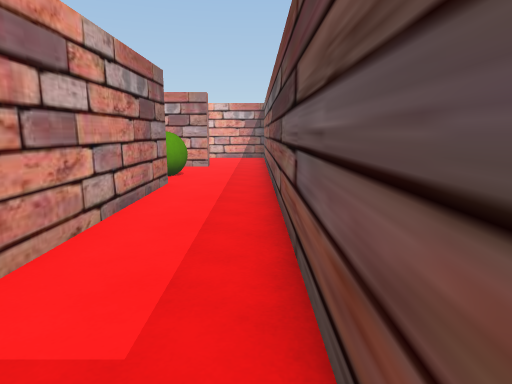
View 1 (above)

24 first-person views from a walk through a Unity game level. The camera is 1.3 m above the floor, tilts 10° down and sees 75° across. The floor is counted in squares, 0.95 m on a side. Each view is taken from the middle of a square. On the plan, view 1 faces up. The plan holds only what a view shows up to about 15 squares ahead; the rest is blank. The place goes on beyond the plan. The player is left out.

View 2
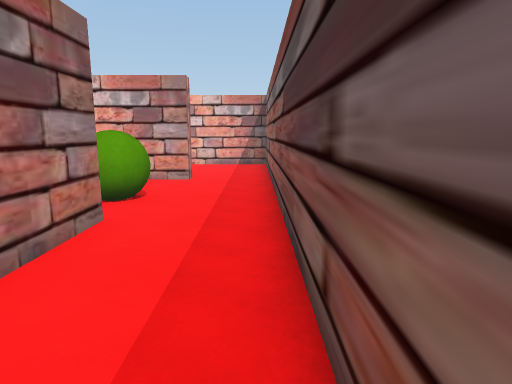

View 3
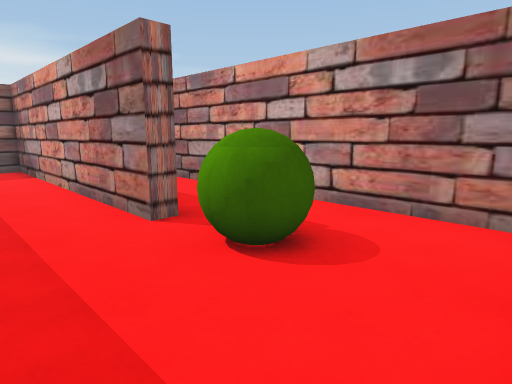

View 4
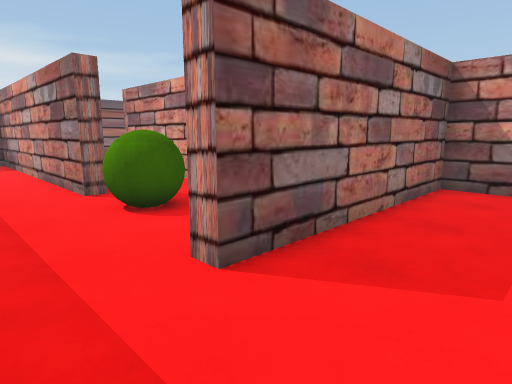

View 5
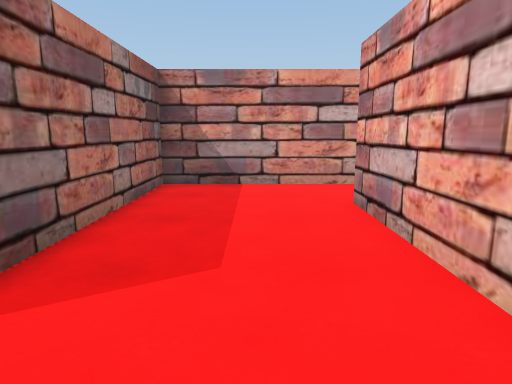

View 6
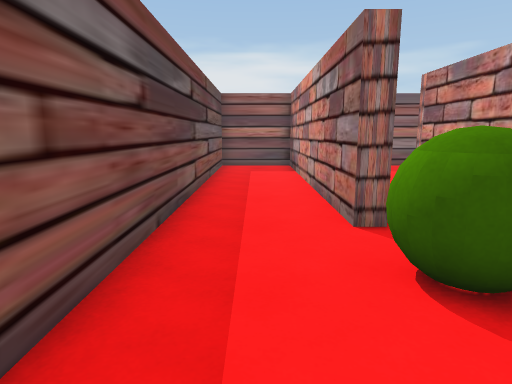

View 7
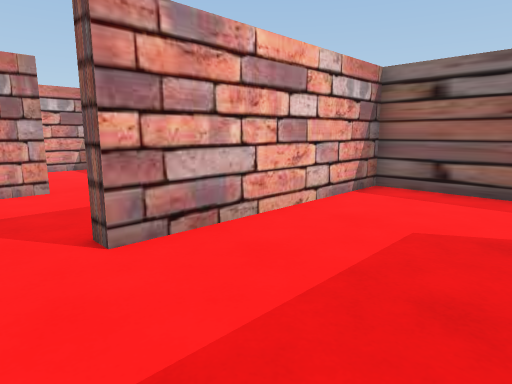

View 8
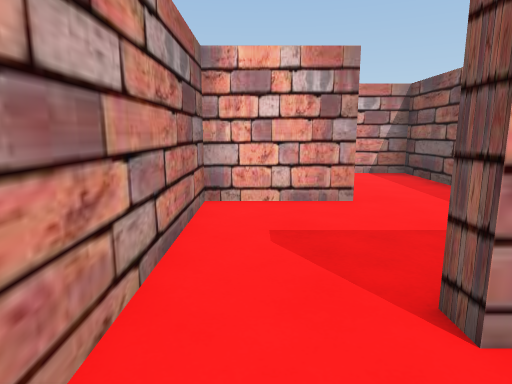

View 9
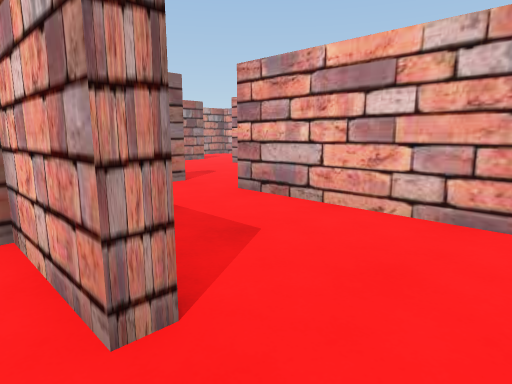

View 10
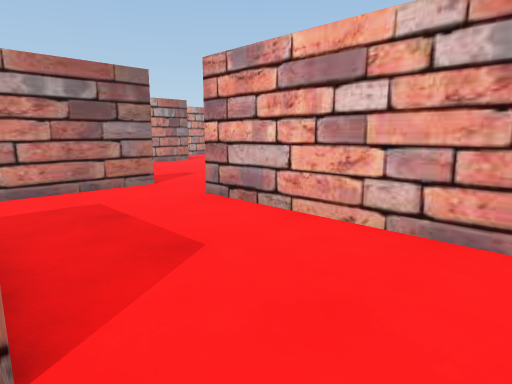

View 11
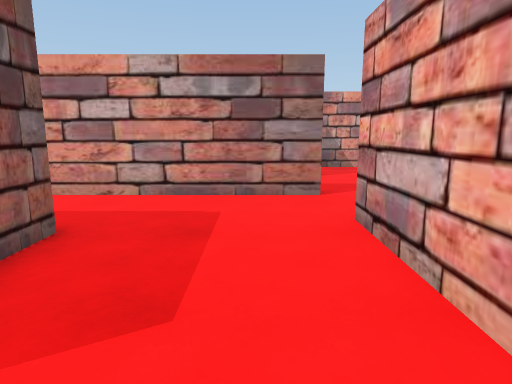

View 12
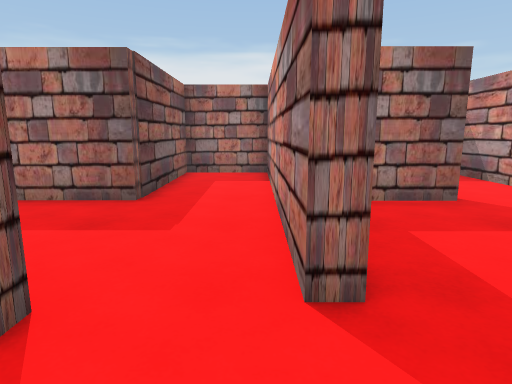

View 13
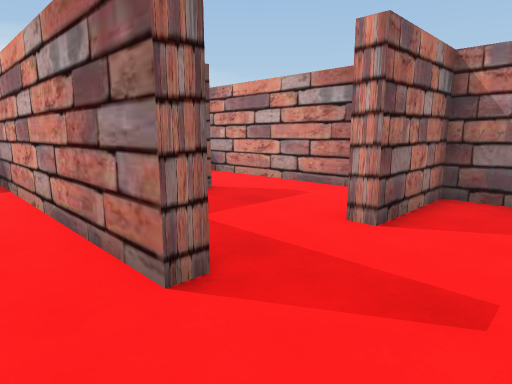

View 14
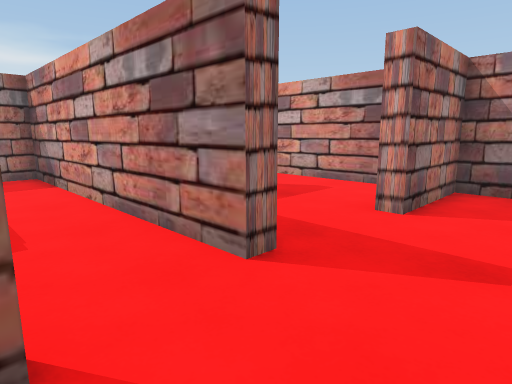

View 15
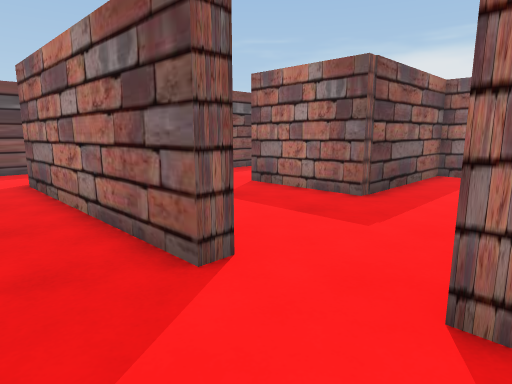

View 16
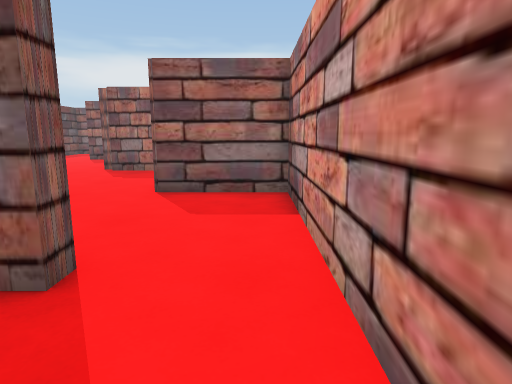

View 17
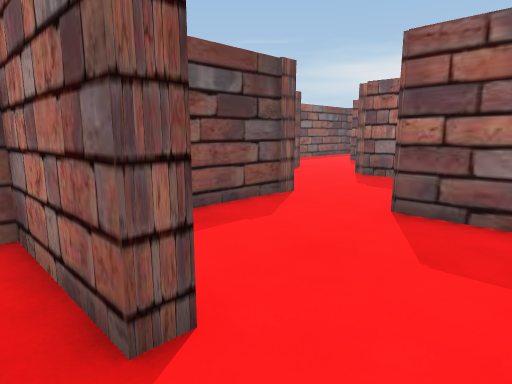

View 18
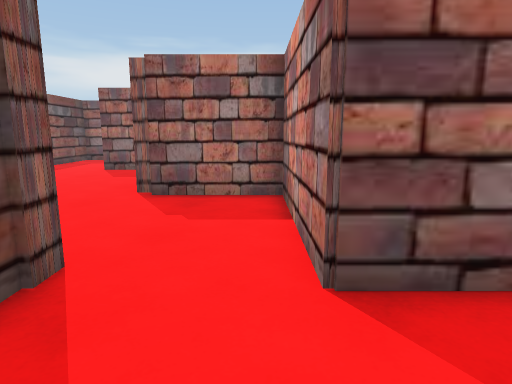

View 19
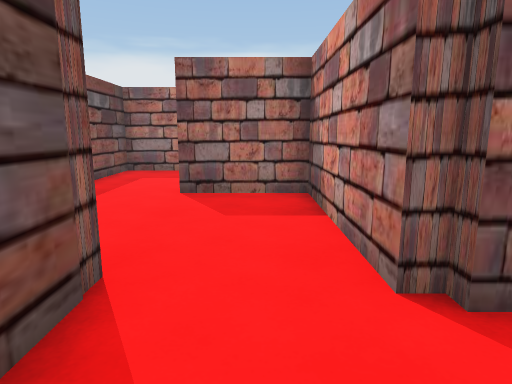

View 20
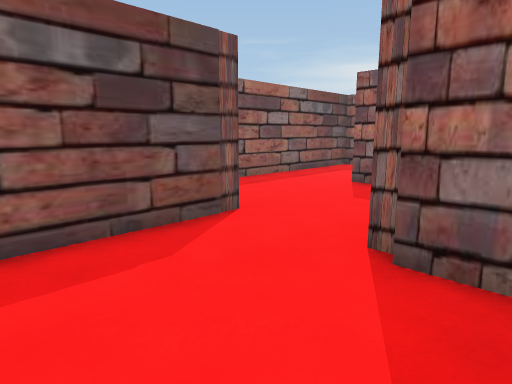

View 21
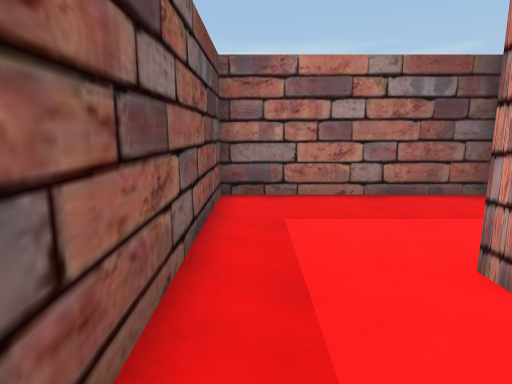

View 22
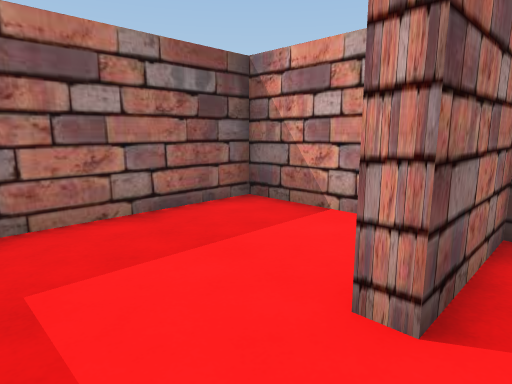

View 23
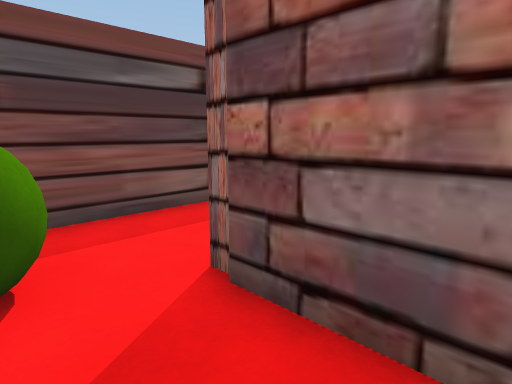

View 24
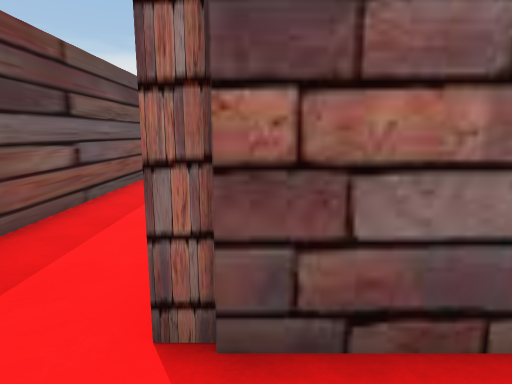

### Floor plan
Points are (right, up) in squares from view 1. A wall is a line through its corners. A room is listed if a view was taken in it or the views show most of it. See-through windows are left out.
Room 1 (views 1, 2, 3, 4, 5, 6, 7, 8)
walls: (-3, 9.3) (-2.4, 9.3) (-2.4, -0.3) (0.4, -0.3) (0.4, 18.9) (-6.5, 18.9); (-5.7, 13.4) (-5.7, 4); (-9, 18.5) (-9, 14.5) (-2, 14.5) (-2, 13.9) (-4.8, 13.9)
ways out: opening at (-7.5, 19) to room 2; gap at (-3, 9)
objects: ball (-4, 10) to (-3, 11)
Room 2 (views 9, 10, 11)
walls: (-6.5, 18.9) (-6.5, 19.5); (-2.8, 21) (-2.8, 22.1); (-2.8, 25.8) (-2.8, 28.6) (-10.3, 28.6); (-12.4, 27.5) (-12.4, 19.2) (-9.6, 19.2) (-9.6, 24.2) (-6, 24.2) (-6, 23.7) (-9, 23.7) (-9, 18.5)
ways out: opening at (-7.5, 19) to room 1; opening at (-11.5, 28.5) to room 3
Room 3 (views 12, 13, 14, 15, 16, 17, 23, 24)
walls: (-10.3, 28.6) (-10.3, 29.1) (-2.2, 29.1); (-13, 28.5) (-12.4, 28.5) (-12.4, 27.5); (-16.2, 23.6) (-16.2, 24.2) (-12.9, 24.2); (-18.8, 31.2) (-18.8, 28.9) (-15.7, 28.9) (-15.7, 28.2); (-18.8, 27) (-18.8, 23.6); (0.4, 20.9) (0.4, 30.4)
ways out: opening at (-11.5, 28.5) to room 2; opening at (-17.5, 24) to room 4
objects: ball (-2, 30) to (-1, 31)
Room 4 (view 18)
walls: (-18.8, 23.6) (-18.8, 19.2) (-15.7, 19.2); (-12.9, 18.6) (-12.9, 21.6)
ways out: opening at (-17.5, 24) to room 3; opening at (-14.5, 19) to room 5
Room 5 (views 19, 20)
walls: (-9.6, 13.9) (-9.6, 17.5); (-15.7, 19.2) (-15.7, 14.5) (-12.2, 14.5) (-12.2, 13.5)
ways out: opening at (-14.5, 19) to room 4; opening at (-10.5, 14) to room 6
Room 6 (views 21, 22)
walls: (-12.2, 7.4) (-12.2, 4.6) (-6.2, 4.6) (-6.2, 11.1); (-12.2, 13.5) (-12.2, 9.3) (-9.2, 9.3) (-9.2, 8.8)
ways out: opening at (-10.5, 14) to room 5

Where each view was taken, in squares from view 1:
view 1: 0 up, 0 right, facing up
view 2: 4 up, 0 right, facing up
view 3: 14 up, 0 right, facing down-left
view 4: 17 up, 0 right, facing down-left
view 5: 17 up, 0 right, facing left
view 6: 14 up, 1 left, facing down
view 7: 15 up, 8 left, facing up-right
view 8: 17 up, 8 left, facing up
view 9: 23 up, 4 left, facing up-left
view 10: 24 up, 4 left, facing up-left
view 11: 27 up, 5 left, facing left
view 12: 31 up, 12 left, facing down
view 13: 31 up, 11 left, facing down-left
view 14: 31 up, 10 left, facing down-left
view 15: 31 up, 13 left, facing down-right
view 16: 27 up, 18 left, facing down
view 17: 25 up, 18 left, facing down-right
view 18: 22 up, 15 left, facing down
view 19: 17 up, 11 left, facing down
view 20: 18 up, 14 left, facing down-right
view 21: 12 up, 7 left, facing down
view 22: 10 up, 7 left, facing down-left
view 23: 31 up, 5 left, facing down-right
view 24: 31 up, 3 left, facing down
